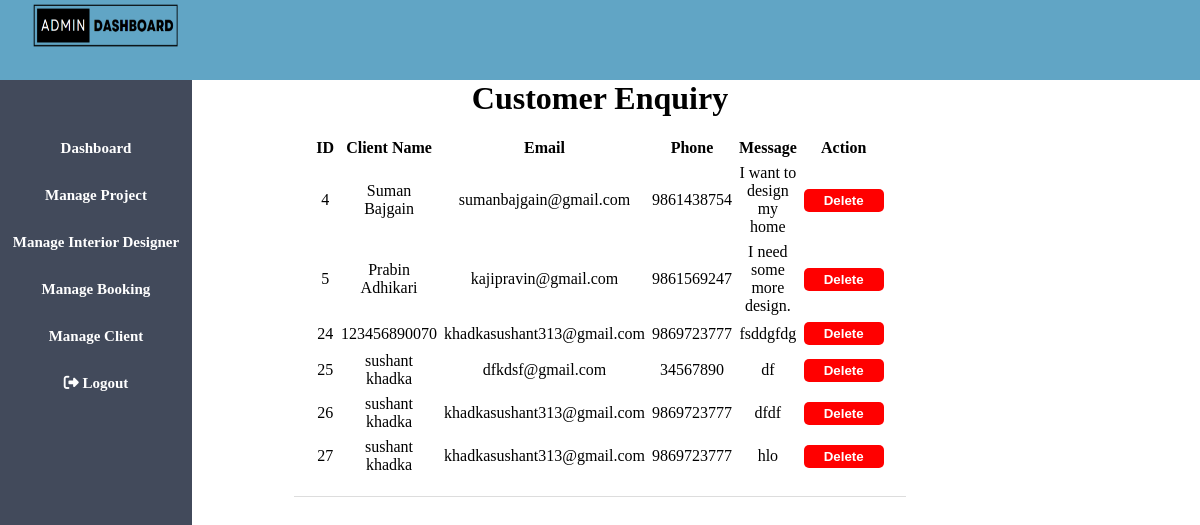
The page /admin/enquiry.php (signed in) on the database its author committed.
### tables this page shows
CREATE TABLE `client` (
  `id` int(11) NOT NULL,
  `name` varchar(100) NOT NULL,
  `email` varchar(100) NOT NULL,
  `phone` varchar(50) NOT NULL,
  `message` varchar(200) NOT NULL
);

### admin/enquiry.php (the view, shortened to what this page needs)
<!DOCTYPE html>
<html lang="en">
<head>
    <link rel="stylesheet" type="text/css" href="../admin/admin.css">
    <link rel="stylesheet" href="https://cdnjs.cloudflare.com/ajax/libs/font-awesome/6.4.0/css/all.min.css" />
</head>
<body>
    <header class="header">
    <img src="../admin/images/admin.png" width="150" height="50"/>
    </header>
    <aside>
        <ul>
            <li>
                <a href="../admin/admindashboard.php">Dashboard</a>
            </li>
            <li>
                <a href="../admin/project.php">Manage Project</a>
            </li>
            <li>
                <a href="../admin/designer.php">Manage Interior Designer</a>
            </li>
            <li>
                <a href="../admin/book.php">Manage Booking</a>
            </li>
            <li>
                <a href="../admin/enquiry.php">Manage Client</a>
            </li>
            <li>
            <a href="../admin/adminlogin.php" onclick = 'return Logout()'>
            <i class="fa-solid fa-right-from-bracket" style="color: #ffffff;"></i>
            Logout</a>
            </li>
        </ul>
    </aside>
    <div class="content1">
    <h1> Customer Enquiry </h1>
    </div>
    <table class="center" width="50%" cellspacing="7">
      <tr class="heading">
           <th>ID</th>
           <th>Client Name</th>
           <th>Email</th>
           <th>Phone</th>
           <th>Message</th>
           <th>Action</th>
      </tr>
      <?php
        require "../connection/connection.php";
        $query="SELECT * FROM client";
        $result=mysqli_query($con,$query);
        while($row=mysqli_fetch_assoc($result)){
        echo "<tr>";
        echo "<td>".$row['id']."</td>";
        echo "<td>".$row['name']."</td>";
        echo "<td>".$row['email']."</td>";
        echo "<td>".$row['phone']."</td>";
        echo "<td>".$row['message']."</td>";
        echo "<td><a href='../authen/deleteenquiry.php?id=".$row['id']."'><input type='submit' value='Delete' class='delete'></a></td>";
        echo "</tr>";
            }
        ?>
    </table>
</body>
</html>

### admin/admin.css (style rules this page uses)
* { margin: 0px; padding: 0px; }
.header { background-color: #61a5c5; line-height: 70px; padding-left: 30px; }
a,a:hover { text-decoration: none; }
ul { background-color: #424a5b; width: 16%; height: 100%; position: fixed; padding-top: 5%; text-align: center; }
ul li { list-style: none; padding-bottom: 30px; font-size: 15px; }
ul li a { color: white; font-weight: bold; }
.content1 { text-align: center; }
.delete { background-color: red; color: white; border: 0px; outline: none; border-radius: 5px; height: 23px; width: 80px; font-weight: bold; cursor: pointer; }
.center { margin-left: auto; margin-right: auto; margin-bottom: auto; border-bottom: 1px solid #ddd; padding: 15px; text-align: center; }

### rows shown on the page
client: id "4", name "Suman Bajgain", email "sumanbajgain@gmail.com", phone "9861438754", message "I want to design my home"
client: id "5", name "Prabin Adhikari", email "kajipravin@gmail.com", phone "9861569247", message "I need some more design."
client: id "24", name "123456890070", email "khadkasushant313@gmail.com", phone "9869723777", message "fsddgfdg"
client: id "25", name "sushant khadka", email "dfkdsf@gmail.com", phone "34567890", message "df"
client: id "26", name "sushant khadka", email "khadkasushant313@gmail.com", phone "9869723777", message "dfdf"
client: id "27", name "sushant khadka", email "khadkasushant313@gmail.com", phone "9869723777", message "hlo"
